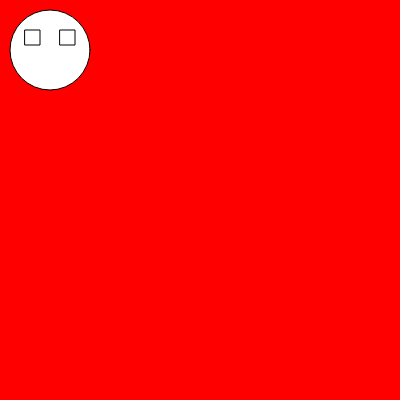
Frame 1 (no input)
Frame 60 (no input): identical to frame 1, image omitted
Frame 120 (the mouse pressed at the canvas centre since frame 60): identical to frame 1, image omitted

The p5.js sketch that drew this single still picture (run headless with seeded random() and noise() and a simulated clock; from frame 60 on, the mouse is pressed at the canvas centre):

// p5.js sketch
// ── sketch.js
function setup() {
	// put setup code here
	createCanvas(400,400);
  
}

function draw() {
  // put drawing code here
     background(255,0,0);
    //console.log("Temp");
    //console.log("Temp");
    ellipse(50, 50, 80, 80);
    rect(25,30,15,15);
    rect(60,30,15,15);
}  
